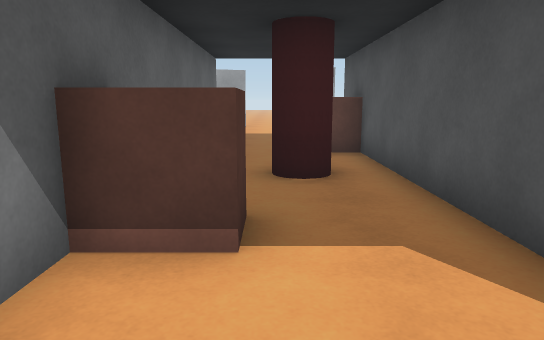
View 1 (above)

21 first-person views from a walk through a Unity game level. The camera is 1.2 m above the floor, tilts 10° down and sees 70° across. The floor is counted in squares, 1 m on a side. Each view is taken from the middle of a square. On the plan, view 1 faces up. The plan holds only what a view shows up to about 15 squares ahead; the rest is blank. The place goes on beyond the plan.

View 2
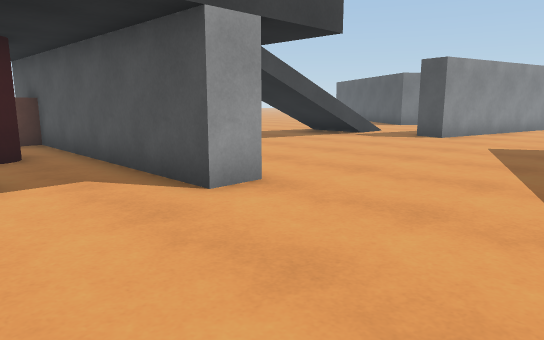

View 3
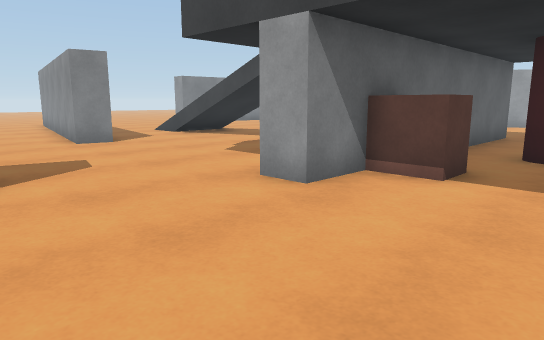

View 4
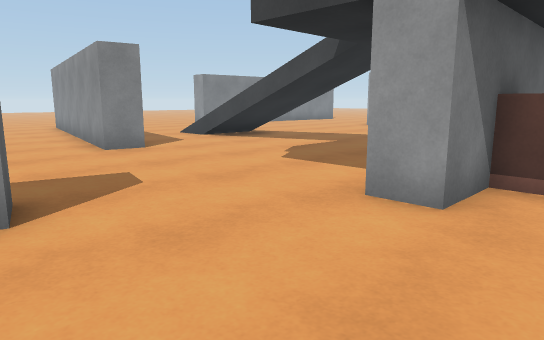

View 5
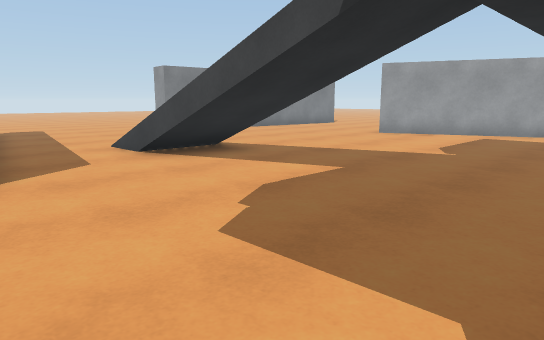

View 6
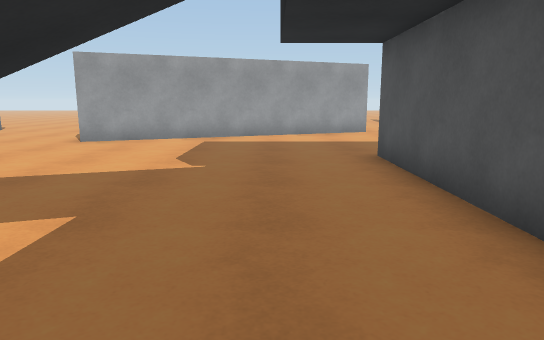

View 7
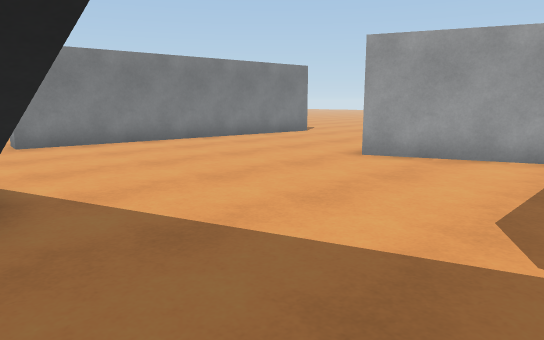

View 8
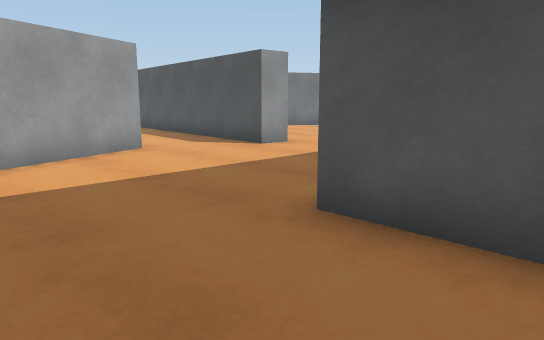

View 9
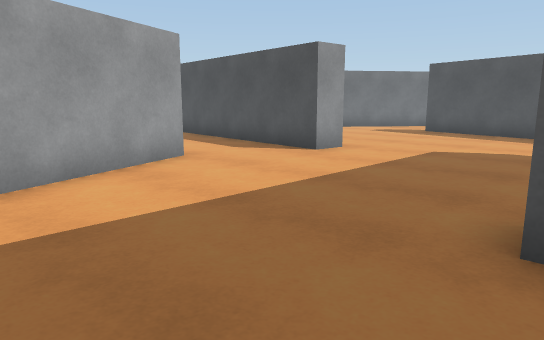

View 10
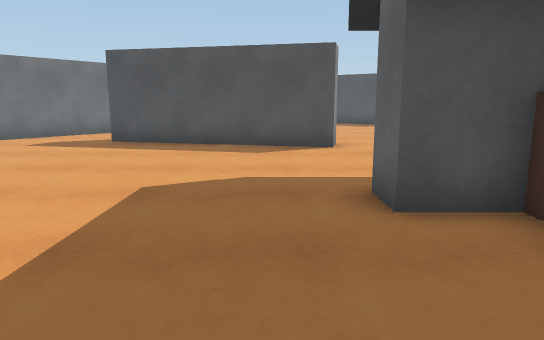

View 11
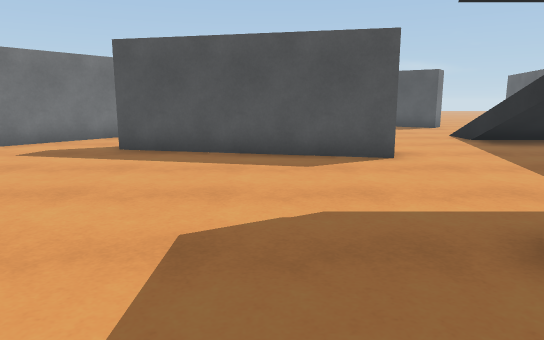

View 12
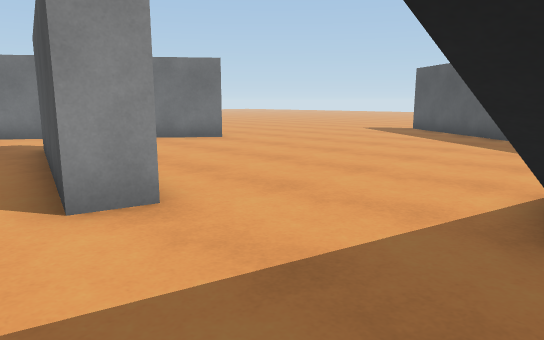

View 13
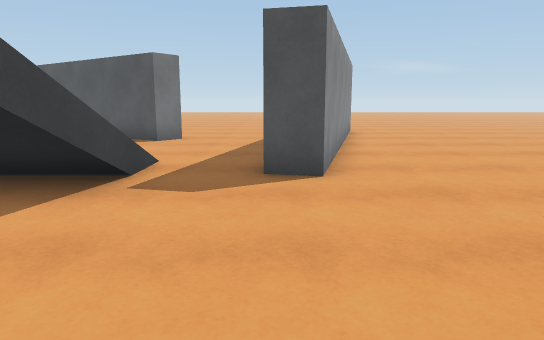

View 14
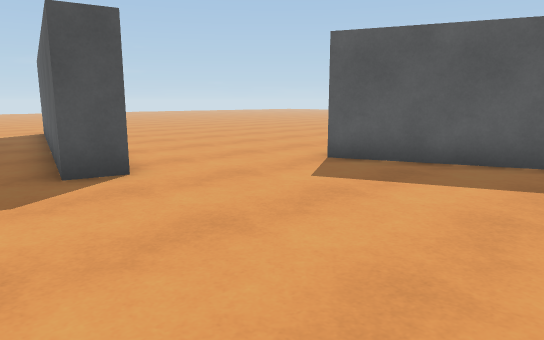

View 15
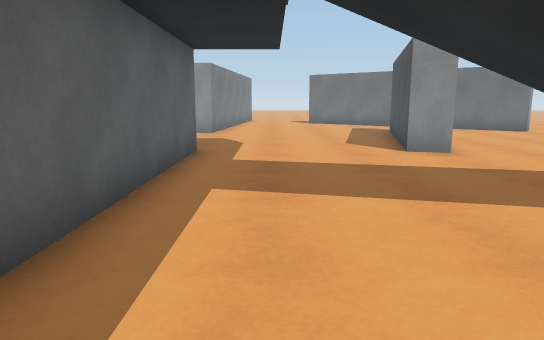

View 16
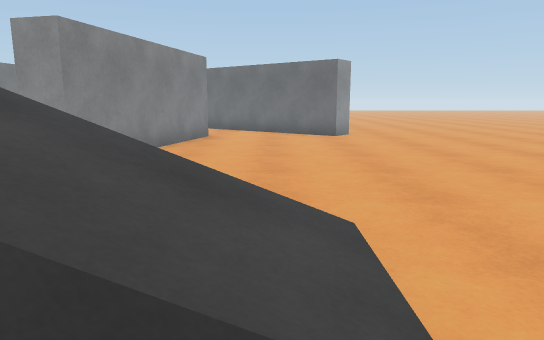

View 17
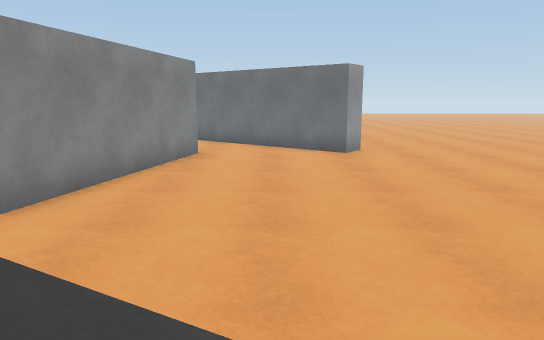

View 18
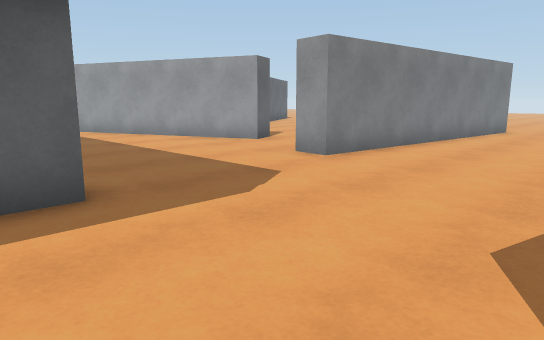

View 19
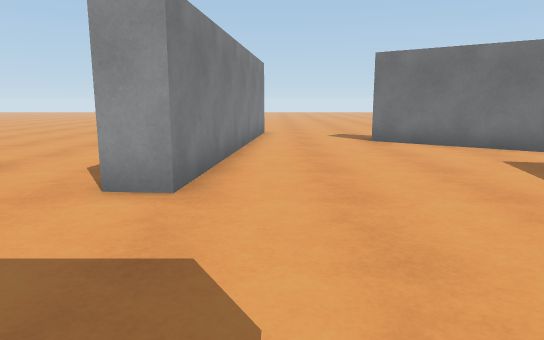

View 20
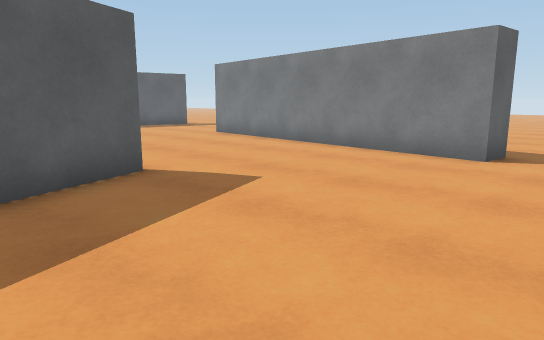

View 21
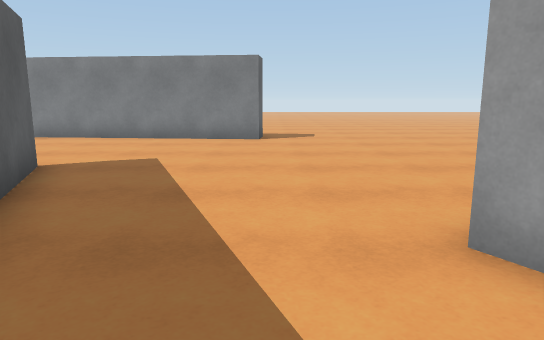

### Floor plan
Key: @ floor where view 1 was taken; # wall or solid block; x gap in a wall; . floor; / step, stairs or slope; = window, fence, low wall or low ledge; v drop or lower ground; B block; C red cylinder.
Columns run from 19 left of view 1 to 16 right of it. Each row starts with its distance up from view 1.
 22 ............#    .. .##.....###
 21 ..............   ....##.......##
 20 .............. . ....##........##
 19   #...........   #...##.........###x
 18   #.......... ####...##...........#.
 17   #........ ###......##......#......
 16   #.....#####...............##......
 15   #.....###.................##......
 14   #.........................##......
 13   #.........................##......
 12   #..................##.....#.......
 11  ##.............##...##.............
 10  #..............##..BB#.............
  9  ...............##..B##.............
  8     .../vvv ....##...##..../vvv/....
  7  ...       /....##.CC##..../  ///..
  6 ......     /....##.CC##..../  ///...
  5 .......==vv#.... #...##....#vvv=....
  4 ................ #BB.# .............
  3       .......... #BB.# ........###..
  2    ##### #......##...# ........#####
  1   .....###...........##............#
  0   .................@................
 -1        .............................
 -2            ...#..............##.....
 -3                 ......    .### .....

Positions as (right, up) in squares from view 1, and headings:
1: (0, 0), facing up
2: (-1, -3), facing up-right
3: (2, -3), facing up-left
4: (0, -3), facing up-left
5: (-3, 1), facing up-left
6: (-5, 3), facing up
7: (-6, 7), facing up-left
8: (-6, 9), facing up-right
9: (-6, 11), facing up-right
10: (-2, 13), facing right
11: (0, 14), facing right
12: (7, 7), facing up-right
13: (6, 3), facing right
14: (6, 5), facing down-right
15: (5, 2), facing up
16: (13, 4), facing up
17: (13, 6), facing up
18: (8, 10), facing up-left
19: (4, 12), facing up
20: (-8, 22), facing down-left
21: (-4, 20), facing left
